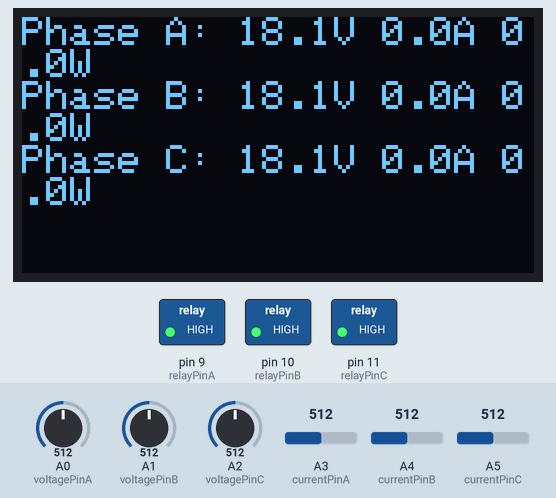
Simulated run of this sketch. Board: Arduino Uno, built with avr-gcc and run on an emulated ATmega328P. Parts: 128×64 one-colour display, switched loads named in the sketch (green lamp = pin HIGH). The test bench sets the inputs (shaded band); at power-on: A3 (currentPinA) = 512, A4 (currentPinB) = 512, A0 (voltagePinA) = 512, A5 (currentPinC) = 512, A1 (voltagePinB) = 512, A2 (voltagePinC) = 512.

Above: at 1.8 s.
1.9 s: A3 (currentPinA) set to 813
At 2.8 s:
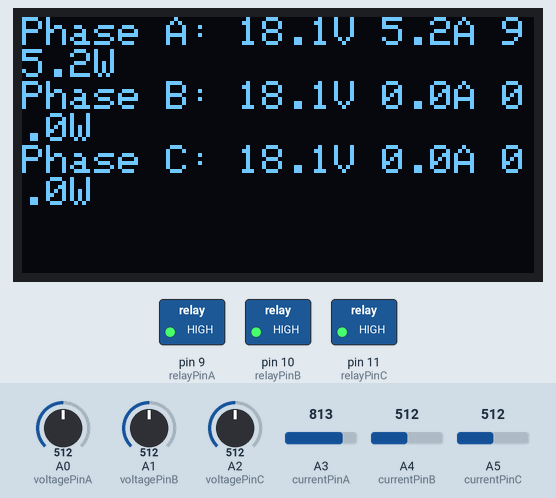
3.6 s: A3 (currentPinA) set to 840
At 4.7 s:
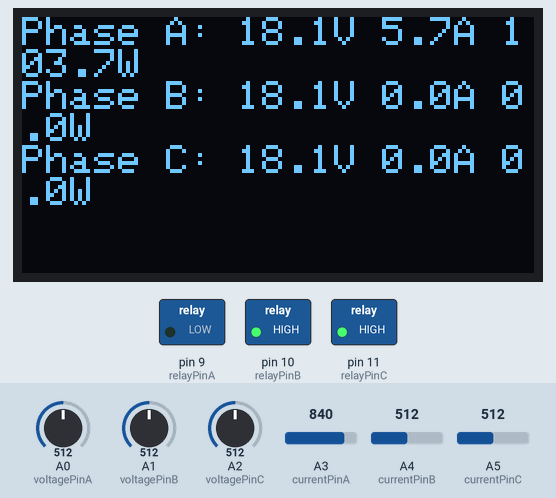
5.7 s: A4 (currentPinB) set to 820
At 6.6 s:
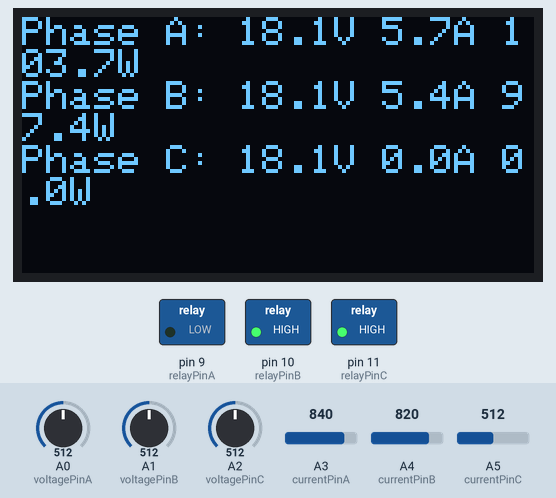
7.7 s: A4 (currentPinB) set to 846
At 9.5 s:
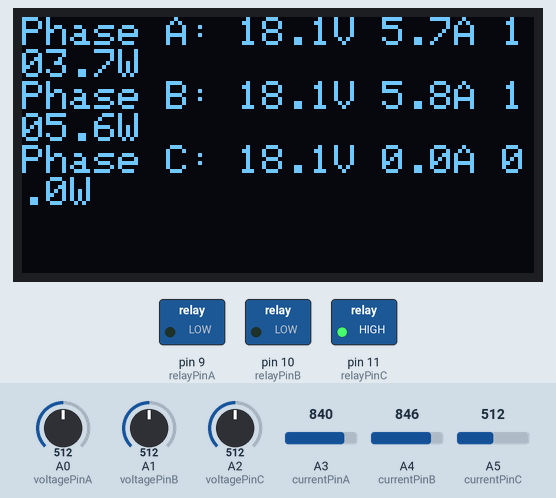
9.8 s: A0 (voltagePinA) set to 478
At 11.5 s:
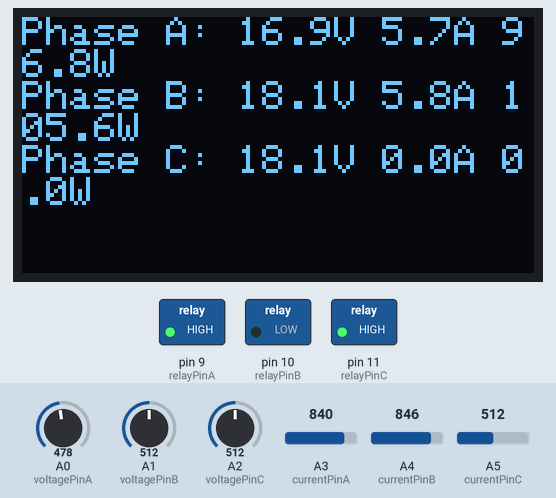
11.9 s: A5 (currentPinC) set to 992
At 13.4 s:
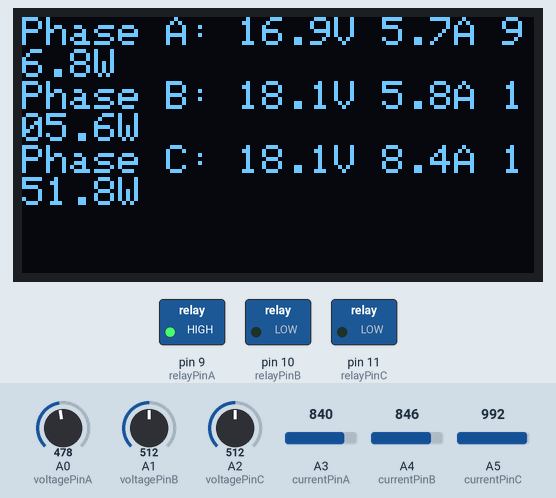
Timing chart, 0 to 14.9 s (numbered marks = the images above; inputs shaded):
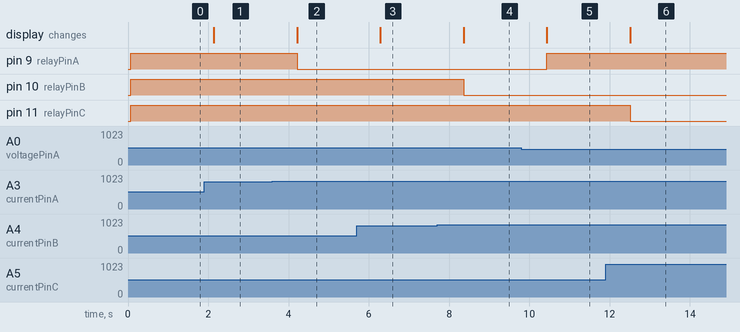

Measured:
- the behaviour switches between 828 and 829 on A3 (currentPinA) (found by bisection; images 1 and 2)
- the behaviour switches between 828 and 829 on A4 (currentPinB) (found by bisection; images 3 and 4)
- the behaviour switches between 494 and 493 on A0 (voltagePinA) (found by bisection; images 4 and 5)
- after the input at 1.9 s, the display: changes after 0.24 s (image 1)
- after the input at 3.6 s, pin 9 (relayPinA): HIGH → LOW after 0.62 s; the display: changes after 0.62 s (image 2)
- after the input at 5.7 s, the display: changes after 0.59 s (image 3)
- after the input at 7.7 s, pin 10 (relayPinB): HIGH → LOW after 0.67 s; the display: changes after 0.67 s (image 4)
- after the input at 9.8 s, pin 9 (relayPinA): LOW → HIGH after 0.64 s; the display: changes after 0.64 s (image 5)
- after the input at 11.9 s, pin 11 (relayPinC): HIGH → LOW after 0.61 s; the display: changes after 0.61 s (image 6)

The sketch:

3-Phase_Power_Metering_and_Monitoring_System.ino
```cpp
#include <Wire.h>
#include <Adafruit_GFX.h>
#include <Adafruit_SSD1306.h>

// OLED display settings
#define SCREEN_WIDTH 128
#define SCREEN_HEIGHT 64
#define OLED_RESET     -1
Adafruit_SSD1306 display(SCREEN_WIDTH, SCREEN_HEIGHT, &Wire, OLED_RESET);

// Pin definitions (adjust according to your board mapping)
const int voltagePinA = A0; // Voltage sensor for Phase A
const int voltagePinB = A1; // Voltage sensor for Phase B
const int voltagePinC = A2; // Voltage sensor for Phase C
const int currentPinA = A3; // Current sensor for Phase A
const int currentPinB = A4; // Current sensor for Phase B
const int currentPinC = A5; // Current sensor for Phase C

// Relay control pins
const int relayPinA = 9;
const int relayPinB = 10;
const int relayPinC = 11;

// Calibration constants
#define ADC_MAX 1024.0
#define VREF 3.3
#define VOLTAGE_SCALE 11.0  // Voltage divider scaling factor
#define CURRENT_OFFSET (VREF/2)  // Assume mid-point offset ~1.65V
#define CURRENT_SENSITIVITY 0.185  // ACS712 sensitivity in V/A

float readVoltage(int pin) {
  int adcValue = analogRead(pin);
  float voltage = (adcValue * (VREF / ADC_MAX)) * VOLTAGE_SCALE;
  return voltage;
}

float readCurrent(int pin) {
  int adcValue = analogRead(pin);
  float voltage = adcValue * (VREF / ADC_MAX);
  float current = (voltage - CURRENT_OFFSET) / CURRENT_SENSITIVITY;
  return current;
}

void setup() {
  Serial.begin(9600);

  // Initialize OLED display
  if(!display.begin(SSD1306_SWITCHCAPVCC, 0x3C)) {
    Serial.println(F("SSD1306 allocation failed"));
    for(;;);
  }
  display.clearDisplay();
  display.setTextSize(1);
  display.setTextColor(SSD1306_WHITE);

  // Initialize relay pins
  pinMode(relayPinA, OUTPUT);
  pinMode(relayPinB, OUTPUT);
  pinMode(relayPinC, OUTPUT);
  digitalWrite(relayPinA, LOW);
  digitalWrite(relayPinB, LOW);
  digitalWrite(relayPinC, LOW);
}

void loop() {
  // Read sensor values for each phase
  float vA = readVoltage(voltagePinA);
  float iA = readCurrent(currentPinA);
  float pA = vA * iA;

  float vB = readVoltage(voltagePinB);
  float iB = readCurrent(currentPinB);
  float pB = vB * iB;

  float vC = readVoltage(voltagePinC);
  float iC = readCurrent(currentPinC);
  float pC = vC * iC;

  // Display the measurements on OLED
  display.clearDisplay();
  display.setCursor(0,0);
  display.print("Phase A: ");
  display.print(vA,1);
  display.print("V ");
  display.print(iA,1);
  display.print("A ");
  display.print(pA,1);
  display.println("W");

  display.print("Phase B: ");
  display.print(vB,1);
  display.print("V ");
  display.print(iB,1);
  display.print("A ");
  display.print(pB,1);
  display.println("W");

  display.print("Phase C: ");
  display.print(vC,1);
  display.print("V ");
  display.print(iC,1);
  display.print("A ");
  display.print(pC,1);
  display.println("W");
  display.display();

  // Example relay control logic (if power > threshold, deactivate relay)
  float powerThreshold = 100.0; // Example threshold in Watts
  digitalWrite(relayPinA, (pA > powerThreshold) ? LOW : HIGH);
  digitalWrite(relayPinB, (pB > powerThreshold) ? LOW : HIGH);
  digitalWrite(relayPinC, (pC > powerThreshold) ? LOW : HIGH);

  delay(1000);
}
```
